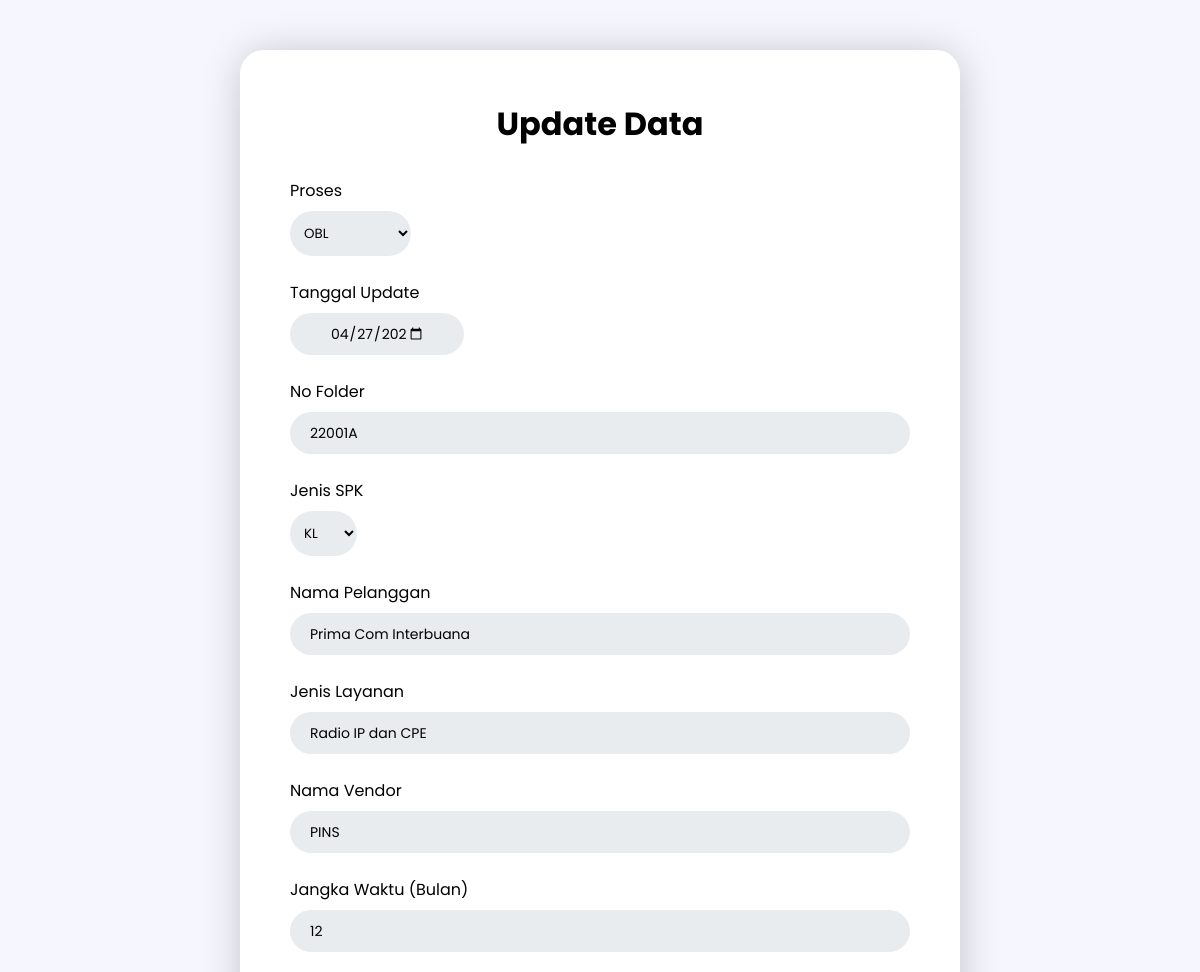
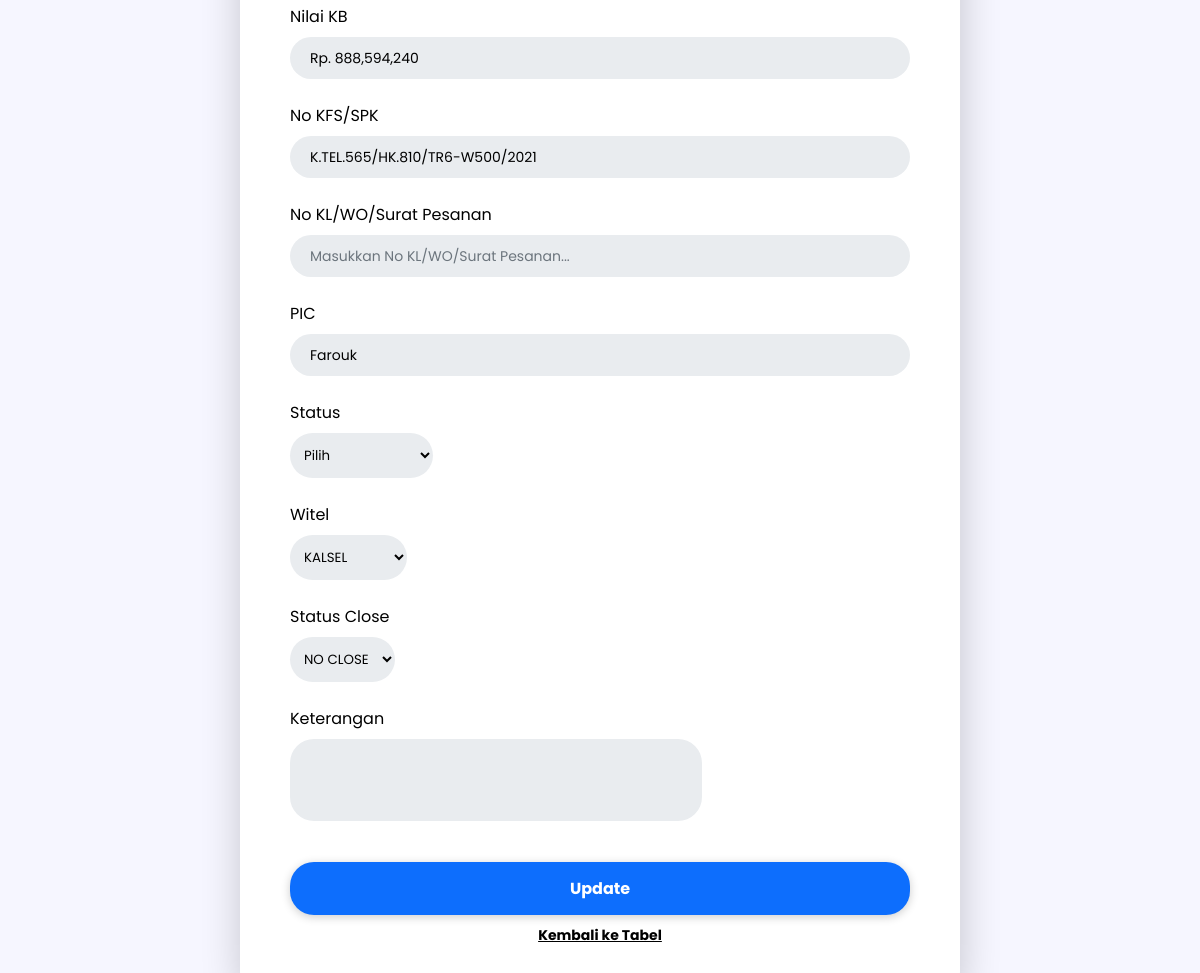
The page /updateData.php?id=1 on the database its author committed (2 pictures, top to bottom).
### tables this page shows
CREATE TABLE `report_obl` (
  `id` int(2) DEFAULT NULL,
  `proses` varchar(5) DEFAULT NULL,
  `tanggal_update` varchar(11) DEFAULT NULL,
  `no_folder` varchar(6) DEFAULT NULL,
  `jenis_spk` varchar(2) DEFAULT NULL,
  `nama_pelanggan` varchar(38) DEFAULT NULL,
  `jenis_layanan` varchar(31) DEFAULT NULL,
  `nama_vendor` varchar(19) DEFAULT NULL,
  `jangka_waktu` int(2) DEFAULT NULL,
  `nilai_kb` int(10) DEFAULT NULL,
  `no_kfs` varchar(57) DEFAULT NULL,
  `no_kl` varchar(32) DEFAULT NULL,
  `pic` varchar(19) DEFAULT NULL,
  `status` varchar(10) DEFAULT NULL,
  `witel` varchar(10) DEFAULT NULL,
  `keterangan` varchar(10) DEFAULT NULL
);

### config/functions.php (called while the page is built, shortened)
<?php
require 'connection.php';
function query($query)
{
    global $conn;
    $result = mysqli_query($conn, $query);
    $rows = [];
    while ($row = mysqli_fetch_assoc($result)) {
        $rows[] = $row;
    }
    return $rows;
}
function rupiah($angka)
{
    $hasil_rupiah = "Rp. " . number_format($angka, 0, ',',);
    return $hasil_rupiah;
}

### updateData.php (the view, shortened to what this page needs)
<?php
require 'config/functions.php';
$id = $_GET["id"];
$query = query("SELECT * FROM report_obl WHERE id = $id")[0];
?>
<!DOCTYPE html>
<html lang="en">
<head>
    <link rel="stylesheet" href="https://cdnjs.cloudflare.com/ajax/libs/font-awesome/6.0.0/css/all.min.css">
    <link rel="stylesheet" href="css/styleForm.css">
</head>
<body>
    <div class="area">
        <div class="container">
            <h2>Update Data</h2>
            <form action="" method="post">
                <div class="form-input">
                    <label for="">Proses</label>
                    <select name="proses" id="proses" required>
                        <option value="OBL" <?php if ($query["proses"] == "OBL") echo 'selected="selected"'; ?>>OBL</option>
                    </select>
                </div>
                <div class="form-input">
                    <label for="tanggalUpdate">Tanggal Update</label>
                    <input type="date" name="tanggalUpdate" id="tanggalUpdate" value="<?php echo date('Y-m-d', strtotime($query["tanggal_update"])) ?>" autocomplete="off" required>
                </div>
                <div class="form-input">
                    <label for="noFolder">No Folder</label>
                    <input type="text" name="noFolder" id="noFolder" placeholder="Masukkan nomor folder..." value="<?= $query["no_folder"]; ?>" autocomplete="off">
                </div>
                <div class="form-input">
                    <label for="jenisSPK">Jenis SPK</label>
                    <select name="jenisSPK" id="jenisSPK" required>
                        <option value="KL" <?php if ($query["jenis_spk"] == "KL") echo 'selected="selected"'; ?>>KL</option>
                    </select>
                </div>
                <div class="form-input">
                    <label for="namaPelanggan">Nama Pelanggan</label>
                    <input type="text" name="namaPelanggan" id="namaPelanggan" placeholder="Masukkan nama pelanggan..." value="<?= $query["nama_pelanggan"]; ?>" autocomplete="off">
                </div>
                <div class="form-input">
                    <label for="jenisLayanan">Jenis Layanan</label>
                    <input type="text" name="jenisLayanan" id="jenisLayanan" placeholder="Masukkan jenis layanan..." value="<?= $query["jenis_layanan"]; ?>" autocomplete="off">
                </div>
                <div class="form-input">
                    <label for="namaVendor">Nama Vendor</label>
                    <input type="text" name="namaVendor" id="namaVendor" placeholder="Masukkan nama vendor..." value="<?= $query["nama_vendor"]; ?>" autocomplete="off">
                </div>
                <div class="form-input">
                    <label for="jangkaWaktu">Jangka Waktu (Bulan)</label>
                    <input type="number" name="jangkaWaktu" id="jangkaWaktu" placeholder="Masukkan jangka waktu..." value="<?= $query["jangka_waktu"]; ?>" autocomplete="off">
                </div>
                <div class="form-input">
                    <label for="nilaiKB">Nilai KB</label>
                    <input type="text" name="nilaiKB" id="nilaiKB" placeholder="Masukkan Nilai KB..." value="<?= rupiah($query["nilai_kb"]); ?>" autocomplete="off">
                </div>
                <div class="form-input">
                    <label for="noKFS">No KFS/SPK</label>
                    <input type="text" name="noKFS" id="noKFS" placeholder="Masukkan No KFS/SPK..." value="<?= $query["no_kfs"]; ?>" autocomplete="off">
                </div>
                <div class="form-input">
                    <label for="noKL">No KL/WO/Surat Pesanan</label>
                    <input type="text" name="noKL" id="noKL" placeholder="Masukkan No KL/WO/Surat Pesanan..." value="<?= $query["no_kl"]; ?>" autocomplete="off">
                </div>
                <div class="form-input">
                    <label for="pic">PIC</label>
                    <input type="text" name="pic" id="pic" placeholder="Masukkan pic..." value="<?= $query["pic"]; ?>" autocomplete="off">
                </div>
                <div class="form-input">
                    <label for="status">Status</label>
                    <select name="status" id="status" required>
                        <option value="" selected disabled>Pilih</option>
                    </select>
                </div>
                <div class="form-input">
                    <label for="witel">Witel</label>
                    <select name="witel" id="witel" required>
                        <option value="KALSEL" <?php if ($query["witel"] == "KALSEL") echo 'selected="selected"'; ?>>KALSEL</option>
                    </select>
                </div>
                <div class="form-input">
                    <label for="close">Status Close</label>
                    <select name="close" id="close">
                        <option value="NO CLOSE" selected>NO CLOSE</option>
                    </select>
                </div>
                <div class="form-input">
                    <label for="keterangan">Keterangan</label>
                    <textarea name="keterangan" id="keterangan"><?= $query["keterangan"]; ?></textarea>
                </div>
                <div class="form-button">
                    <button type="submit" name="update">Update</button>
                    <a href="dokumenWitel.php">Kembali ke Tabel</a>
                </div>
            </form>
        </div>
    </div>
</body>
</html>

### css/styleForm.css (style rules this page uses)
* { padding: 0; margin: 0; -webkit-box-sizing: border-box; box-sizing: border-box; font-family: 'Poppins', sans-serif; }
body, html { background-color: #f6f6ff; }
a { color: white; text-decoration: none; }
select { background-color: white; border: none; border-radius: 30px; padding: 12px 10px; outline: none; cursor: pointer; width: auto; }
input[type='date'] { cursor: pointer; }
button { all: unset; -webkit-transition: all 0.2s; transition: all 0.2s; color: white; font-size: 16px; font-weight: 700; border-radius: 30px; padding: 16px 12px; display: -webkit-box; display: -ms-flexbox; display: flex; -webkit-box-pack: center; -ms-flex-pack: center; justify-content: center; -webkit-box-align: center; -ms-flex-align: center; align-items: center; cursor: pointer; }
input { all: unset; background-color: white; border-radius: 30px; font-size: 14px; padding: 10px 14px; height: 26px; display: -webkit-box; display: -ms-flexbox; display: flex; -webkit-box-align: center; -ms-flex-align: center; align-items: center; }
::placeholder { color: #6c757d; }
.area { display: -webkit-box; display: -ms-flexbox; display: flex; -webkit-box-pack: center; -ms-flex-pack: center; justify-content: center; -webkit-box-align: center; -ms-flex-align: center; align-items: center; }
.area .container { display: -webkit-box; display: -ms-flexbox; display: flex; -webkit-box-pack: center; -ms-flex-pack: center; justify-content: center; -webkit-box-align: center; -ms-flex-align: center; align-items: center; -webkit-box-shadow: 1px 3px 40px 0px rgba(0, 0, 0, 0.2); box-shadow: 1px 3px 40px 0px rgba(0, 0, 0, 0.2); width: 60%; border-radius: 24px; padding: 50px; -webkit-box-orient: vertical; -webkit-box-direction: normal; -ms-flex-direction: column; flex-direction: column; background-color: white; margin: 50px 0; }
.area .container h2 { margin-bottom: 30px; font-size: 32px; }
.area .container form { width: 100%; }
.area .container form .form-input { margin-bottom: 24px; }
.area .container form .form-input label { display: -webkit-box; display: -ms-flexbox; display: flex; margin-bottom: 8px; font-size: 16px; }
.area .container form .form-input input { width: 100%; padding: 0; height: 42px; text-indent: 20px; background-color: #e9ecef; }
.area .container form .form-input input[type='date'] { width: 28%; padding: none; }
.area .container form .form-input select { background-color: #e9ecef; }
.area .container form .form-input textarea { all: unset; padding: 20px; border-radius: 24px; background-color: #e9ecef; font-size: 14px; width: 60%; }
.area .container form .form-button { display: -webkit-box; display: -ms-flexbox; display: flex; -webkit-box-pack: center; -ms-flex-pack: center; justify-content: center; -webkit-box-align: center; -ms-flex-align: center; align-items: center; -webkit-box-orient: vertical; -webkit-box-direction: normal; -ms-flex-direction: column; flex-direction: column; }
.area .container form .form-button button { all: unset; border-radius: 24px; background-color: #0d6efd; color: white; width: 100%; padding: 14px 0; text-align: center; font-weight: 700; -webkit-transition: all 0.1s; transition: all 0.1s; margin: 10px 0; -webkit-box-shadow: 0px 2px 10px 0px rgba(0, 0, 0, 0.2); box-shadow: 0px 2px 10px 0px rgba(0, 0, 0, 0.2); width: 100%; cursor: pointer; }
.area .container form .form-button a { font-size: 14px; color: black; font-weight: 700; text-decoration: underline; }

### rows shown on the page
report_obl: proses "OBL", tanggalUpdate "04/27/2022", noFolder "22001A", jenisSPK "KL", namaPelanggan "Prima Com Interbuana", jenisLayanan "Radio IP dan CPE", namaVendor "PINS", jangkaWaktu "12", nilaiKB "Rp. 888,594,240", noKFS "K.TEL.565/HK.810/TR6-W500/2021", pic "Farouk", witel "KALSEL"
